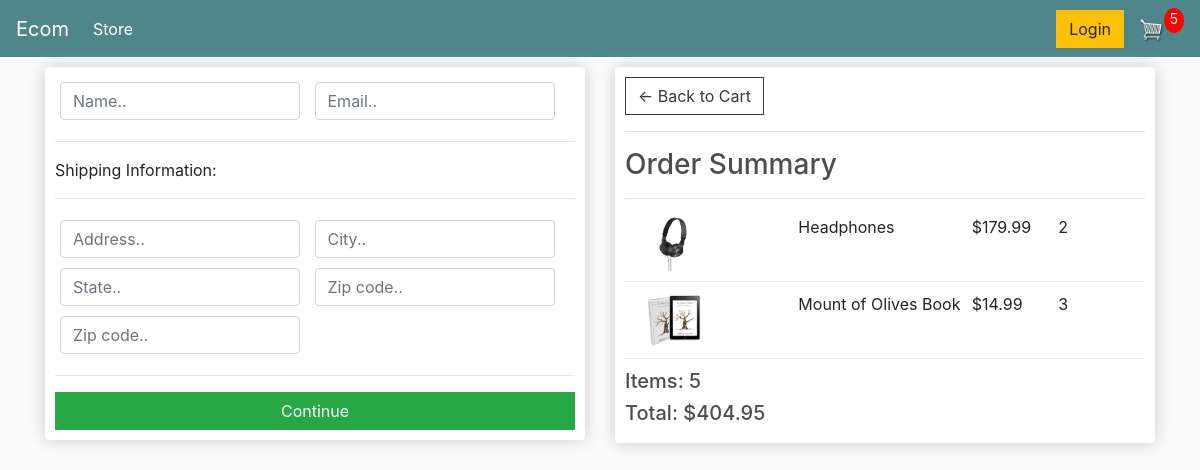
/checkout/ (signed in), run on an earlier commit of the app's database.
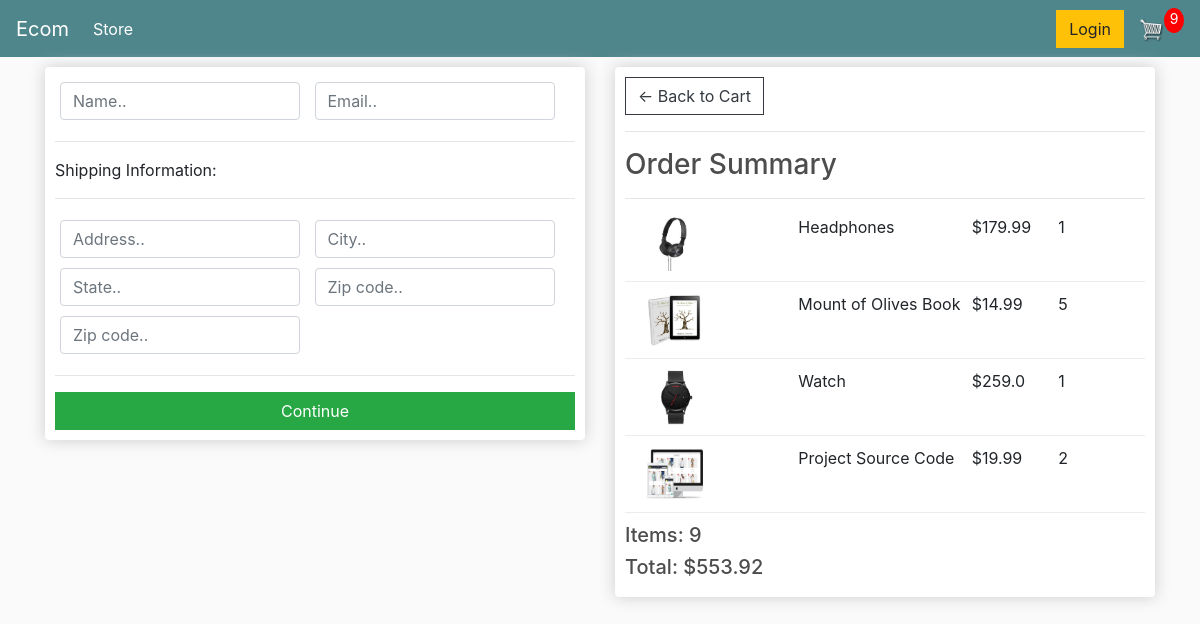
And on a later commit of the database.
### store/models.py (models this page shows, shortened)
class OrderItem(models.Model):
    product = models.ForeignKey(Product, on_delete=models.SET_NULL, blank=True, null= True)
    order = models.ForeignKey(Order, on_delete=models.SET_NULL, blank=True, null= True)
    quantity = models.IntegerField(default=0, null=True, blank=True)
    date_added = models.DateTimeField(auto_now_add=True)
    @property
    def get_total(self):
        total = self.product.price * self.quantity
        return total

class Product(models.Model):
    name = models.CharField(max_length=200, null=True)
    price = models.FloatField()
    digital = models.BooleanField(default=False, null=True, blank=False)
    image = models.ImageField(upload_to='images',null=True, blank=True)
    @property
    def imageURL(self):
        try:
            url = self.image.url
        except:
            url = ''
        return url

class Order(models.Model):
    customer = models.ForeignKey(Customer, on_delete=models.SET_NULL, blank=True, null= True)
    date_orderd = models.DateTimeField(auto_now_add=True)
    complate = models.BooleanField(default=False, null=True, blank=False)
    transaction_id = models.CharField(max_length=200, null= True)
    @property
    def shipping(self):
        shipping =False
        orderitems = self.orderitem_set.all()
        for i in orderitems:
            if i.product.digital==False:
                shipping = True
        return shipping
    @property
    def get_cart_total(self):
        orderitems = self.orderitem_set.all()
        total = sum([item.get_total for item in orderitems])
        return total
    @property
    def get_cart_items(self):
        orderitems = self.orderitem_set.all()
        total = sum([item.quantity for item in orderitems])
        return total

### store/views.py (the view)
# urls.py: path('checkout/', views.checkout, name='checkout'),
def checkout(request):
    if request.user.is_authenticated:
        customer = request.user.customer
        order, created = Order.objects.get_or_create(customer = customer, complate= False)
        items = order.orderitem_set.all()
        cartItems= order.get_cart_items
    else:
        items=[]
        order ={'get_cart_items':0, 'get_cart_total':0, 'shipping':False}
        cartItems= order.get_cart_items['get_cart_total']
    context ={'items':items, 'order':order, 'cartItems':cartItems}
    return render(request,'store/checkout.html',context)

### store/templates/store/checkout.html (shortened to what this page needs)
{% extends "store/main.html" %}
{% load static%}
{% block content %}
<div class="row">
		<div class="col-lg-6">
			<div class="box-element" id="form-wrapper">
				<form id="form">
					<div id="user-info">
						<div class="form-field">
							<input required class="form-control" type="text" name="name" placeholder="Name..">
						</div>
						<div class="form-field">
							<input required class="form-control" type="email" name="email" placeholder="Email..">
						</div>
					</div>
					<div id="shipping-info">
						<hr>
						<p>Shipping Information:</p>
						<hr>
						<div class="form-field">
							<input class="form-control" type="text" name="address" placeholder="Address..">
						</div>
						<div class="form-field">
							<input class="form-control" type="text" name="city" placeholder="City..">
						</div>
						<div class="form-field">
							<input class="form-control" type="text" name="state" placeholder="State..">
						</div>
						<div class="form-field">
							<input class="form-control" type="text" name="zipcode" placeholder="Zip code..">
						</div>
						<div class="form-field">
							<input class="form-control" type="text" name="country" placeholder="Zip code..">
						</div>
					</div>
					<hr>
					<input id="form-button" class="btn btn-success btn-block" type="submit" value="Continue">
				</form>
			</div>
			<br>
		</div>
		<div class="col-lg-6">
			<div class="box-element">
				<a  class="btn btn-outline-dark" href="{% url 'cart' %}">&#x2190; Back to Cart</a>
				<hr>
				<h3>Order Summary</h3>
				<hr>
				{%for item in items %}
				<div class="cart-row">
					<div style="flex:2"><img class="row-image" src="{{item.product.imageURL}}"></div>
					<div style="flex:2"><p>{{item.product.name}}</p></div>
					<div style="flex:1"><p>${{item.product.price}}</p></div>
					<div style="flex:1"><p>{{item.quantity}}</p></div>
				</div>
				{%endfor%}
				<h5>Items:   {{order.get_cart_items}}</h5>
				<h5>Total:   ${{order.get_cart_total|floatformat:2}}</h5>
			</div>
		</div>
	</div>
{% endblock content %}

What changed in the data, as far as the page shows it:
changed OrderItem "Headphones": quantity "2" → "1"
changed OrderItem "Mount of Olives Book": quantity "3" → "5"
added OrderItem: product.imageURL (picture), product.name "Watch", product.price "259.0", quantity "1"
added OrderItem: product.imageURL (picture), product.name "Project Source Code", product.price "19.99", quantity "2"
changed through a linked row, Order: get_cart_items "5" → "9"; get_cart_total "404.95" → "553.92"
Also different on the page:
{{ cartItems }}: "5" → "9"
